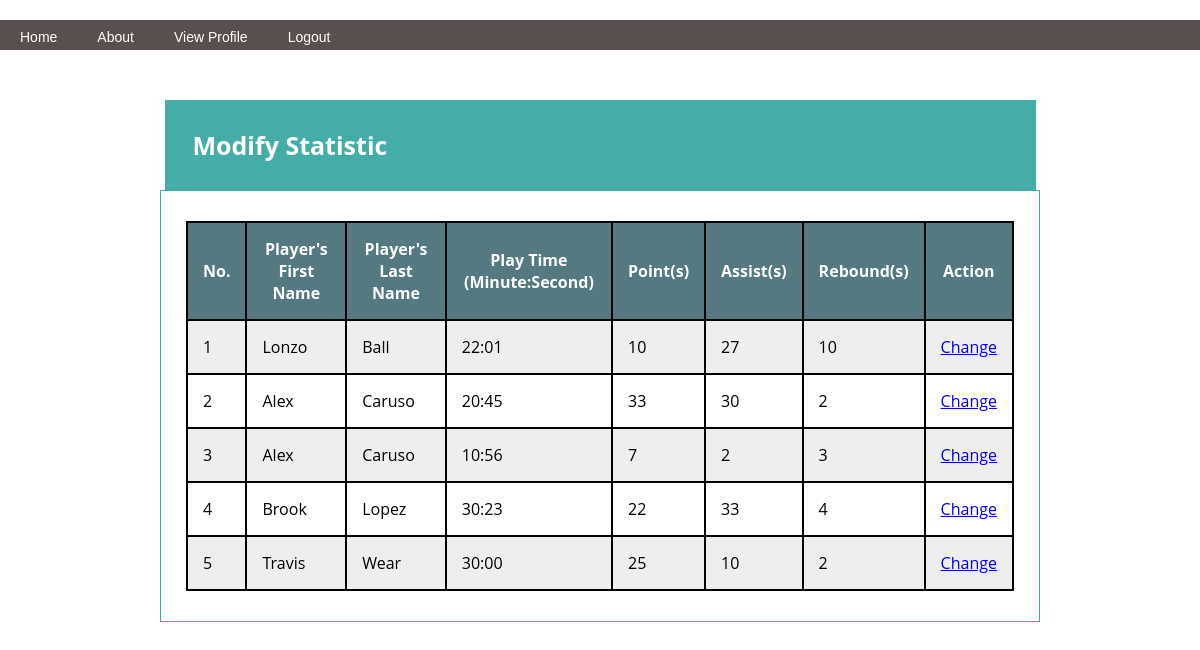
Screenshot of /modifystatistic.php (signed in) with the database file from the repository.
### tables this page shows
CREATE TABLE Statistics
(
ID INTEGER UNSIGNED NOT NULL AUTO_INCREMENT Primary Key,
PlayerID INTEGER UNSIGNED NOT NULL,
PlayTimeMin TINYINT(2) UNSIGNED NOT NULL DEFAULT 0,
PlayTimeSec TINYINT(2) UNSIGNED NOT NULL DEFAULT 0,
Point TINYINT UNSIGNED NOT NULL DEFAULT 0,
Assist TINYINT UNSIGNED NOT NULL DEFAULT 0,
Rebound TINYINT UNSIGNED NOT NULL DEFAULT 0,

FOREIGN KEY (PlayerID) REFERENCES Player(ID) ON DELETE CASCADE ON UPDATE CASCADE,

CHECK((PlayTimeMin < 40 AND PlayTimeSec < 60) OR (PlayTimeMin = 40 AND PlayTimeSec = 0))
);

CREATE TABLE Player
(
ID INTEGER UNSIGNED NOT NULL AUTO_INCREMENT Primary Key,
Firstname VARCHAR(100),
Lastname VARCHAR(150) NOT NULL,
TeamID INTEGER UNSIGNED NOT NULL,

INDEX  (Lastname),
UNIQUE (Lastname, Firstname),

FOREIGN KEY (TeamID) REFERENCES Team(ID) ON DELETE CASCADE ON UPDATE CASCADE
);

### modifystatistic.php (the view, shortened to what this page needs)
<!DOCTYPE html>
<html>
<head>
  <link rel="stylesheet" href="style.css">
</head>
<body>
  <?php
    include 'logged_navbar.php';
    $count = 1;
    $db = configDB($_SESSION["role"]);
    $query = "SELECT Statistics.ID, Player.ID, FirstName, LastName, PlayTimeMin, PlayTimeSec, Point, Assist, Rebound
              FROM Statistics
              JOIN Player ON PlayerID = Player.ID
              ORDER BY LastName, FirstName";
    if ($stmt = $db->prepare($query)) {
      $stmt->execute();
      $stmt->store_result();
      $stmt->bind_result($statid, $pid, $firstname, $lastname, $timemin, $timesec, $point, $assist, $rebound);
      $stmt->data_seek(0);
      echo "<div class=\"header\" style=\"display:table;\">Modify Statistic</div>
            <div class=\"container\">
            <table>
              <tr>
                <th>No.</th>
                <th>Player's First Name</th>
                <th>Player's Last Name</th>
                <th>Play Time (Minute:Second)</th>
                <th>Point(s)</th>
                <th>Assist(s)</th>
                <th>Rebound(s)</th>
                <th>Action</th>
              </tr>";
          while( $stmt->fetch() ) {
                $row = array('id'=>0, 'statid'=>0, 'pid'=>0, 'firstname'=>"",'lastname'=>"", 'timemin'=>0, 'timesec'=>0, 'point'=>0, 'assist'=>0, 'rebound'=>0);
                $row['id'] = $count++;
                $row['statid'] = $statid;
                $row['pid'] = $pid;
                $row['firstname'] = $firstname;
                $row['lastname'] = $lastname;
                $row['timemin'] = $timemin;
                $row['timesec'] = $timesec;
                $row['point'] = $point;
                $row['assist'] = $assist;
                $row['rebound'] = $rebound;
                echo "<tr>
                  <td>". $row['id'] ."</td>
                  <td>". $row['firstname'] ."</td>
                  <td>". $row['lastname'] ."</td>
                  <td>". str_pad($row['timemin'], 2, "0", STR_PAD_LEFT) .":". str_pad($row['timesec'], 2, "0", STR_PAD_LEFT) ."</td>
                  <td>". intval($row['point']) ."</td>
                  <td>". intval($row['assist']) ."</td>
                  <td>". intval($row['rebound']) ."</td>
                  <td><a href=\"changestatinfo.php?statid=".$row['statid']."&pid=".$row['pid']."&firstname=".$row['firstname']."&lastname="
                  .$row['lastname']."&timemin=".$row['timemin']."&timesec=".$row['timesec']."&point=".$row['point']
                  ."&assist=".$row['assist']."&rebound=".$row['rebound']."\">Change</a>
                </tr>";
          }
      echo "</table>
      </div>";
    }
    ?>
</body>
</html>

### style.css (style rules this page uses)
.header { width:70%; margin:50px auto 0 auto; padding-top: 25px; padding-left: 25px; padding-bottom: 25px; background: #45ADA8; border: #45ADA8 3px solid; text-align: left; font-weight: bold; font-size: 25px; color: white; }
.container { width:69%; display: inline-block; margin:0 auto; padding-top: 30px; padding-left: 25px; padding-right: 25px; padding-bottom: 30px; border: #45ADA8 1px solid; }
body { font-family: 'Open Sans', sans-serif; background:#fff; margin: 0 auto 0 auto; width:100%; text-align:center; margin: 20px 0px 20px 0px; }
table { width: 100%; }
table, th, td { border: 2px solid black; border-collapse: collapse; }
th { padding: 15px; text-align: center; }
td { padding: 15px; text-align: left; }
tr:nth-child(even) { background-color: #eee; }
tr:nth-child(odd) { background-color: #fff; }
th { background-color: #547980; color: white; }

### rows the page displays
statistics: PlayTimeSec "1", PlayerID.Firstname "Lonzo", PlayerID.Lastname "Ball", PlayTimeMin "22", PlayTimeSec "01", Point "10", Assist "27", Rebound "10"
statistics: Rebound "2", PlayerID.Firstname "Alex", PlayerID.Lastname "Caruso", PlayTimeMin "20", PlayTimeSec "45", Point "33", Assist "30"
statistics: Rebound "3", PlayerID.Firstname "Alex", PlayerID.Lastname "Caruso", PlayTimeMin "10", PlayTimeSec "56", Point "7", Assist "2"
statistics: Rebound "4", PlayerID.Firstname "Brook", PlayerID.Lastname "Lopez", PlayTimeMin "30", PlayTimeSec "23", Point "22", Assist "33"
statistics: id "5", PlayerID.Firstname "Travis", PlayerID.Lastname "Wear", PlayTimeMin "30", PlayTimeSec "00", Point "25", Assist "10", Rebound "2"
